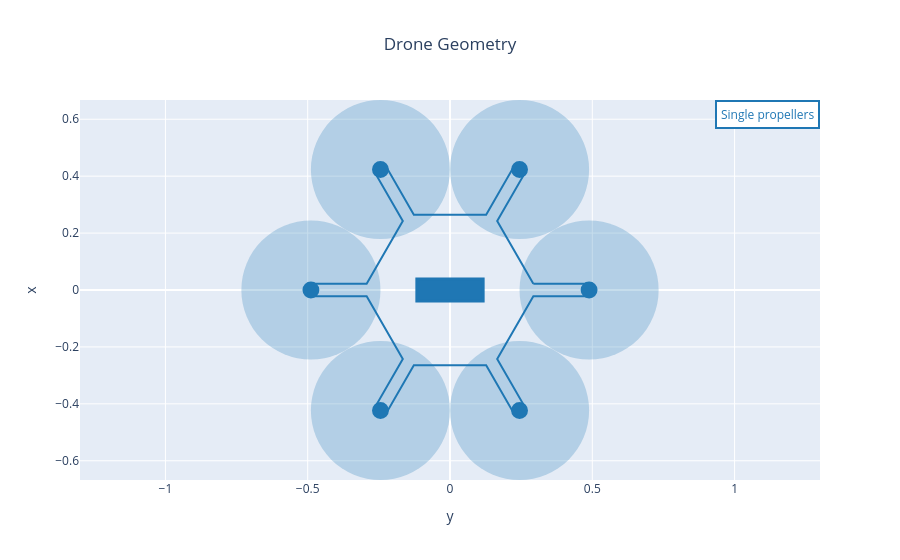

Here is the notebook cell this chart was saved with:
### Markdown cell above
## 3. Analysis and plots

You can now use postprocessing plots to visualize the results of the MDO.

### Code cell
fig = multirotor_geometry_plot(DJI_M600_OUTPUT_FILE)
fig.show()

### Figure 1 — Plotly figure (JSON) as saved in the notebook; plotly's stock layout.template omitted (floating-point values rounded to 4 significant figures)
{"data": [{"line": {"color": "rgb(31, 119, 180)"}, "mode": "lines", "type": "scatter", "uid": "7dd043f3-ccb7-4782-989d-cdb011b8cb78", "x": [0.2928, 0.4887, 0.4887, 0.2928, 0.1658, 0.2637, 0.225, 0.127, -0.127, -0.225, -0.2637, -0.1658, -0.2928, -0.4887, -0.4887, -0.2928, -0.1658, -0.2637, -0.225, -0.127, 0.127, 0.225, 0.2637, 0.1658, 0.2928], "y": [0.02238, 0.02238, -0.02238, -0.02238, -0.2424, -0.4121, -0.4344, -0.2648, -0.2648, -0.4344, -0.4121, -0.2424, -0.02238, -0.02238, 0.02238, 0.02238, 0.2424, 0.4121, 0.4344, 0.2648, 0.2648, 0.4344, 0.4121, 0.2424, 0.02238]}], "layout": {"annotations": [{"align": "center", "bgcolor": "white", "bordercolor": "rgb(31, 119, 180)", "borderpad": 4, "borderwidth": 2, "font": {"color": "rgb(31, 119, 180)"}, "showarrow": false, "text": "Single propellers", "x": 1, "xanchor": "right", "xref": "paper", "xshift": 0, "y": 1, "yanchor": "top", "yref": "paper", "yshift": 0}], "shapes": [{"fillcolor": "rgb(31, 119, 180)", "line": {"color": "rgb(31, 119, 180)", "width": 3}, "type": "rect", "x0": -0.1165, "x1": 0.1165, "xref": "x", "y0": -0.03882, "y1": 0.03882, "yref": "y"}, {"fillcolor": "rgb(31, 119, 180)", "line": {"color": "rgb(31, 119, 180)", "width": 3}, "type": "circle", "x0": 0.4643, "x1": 0.5131, "xref": "x", "y0": -0.02439, "y1": 0.02439, "yref": "y"}, {"fillcolor": "rgb(31, 119, 180)", "line": {"color": "rgb(31, 119, 180)", "width": 0}, "opacity": 0.25, "type": "circle", "x0": 0.2444, "x1": 0.7331, "xref": "x", "y0": -0.2444, "y1": 0.2444, "yref": "y"}, {"fillcolor": "rgb(31, 119, 180)", "line": {"color": "rgb(31, 119, 180)", "width": 3}, "type": "circle", "x0": 0.22, "x1": 0.2688, "xref": "x", "y0": -0.4476, "y1": -0.3989, "yref": "y"}, {"fillcolor": "rgb(31, 119, 180)", "line": {"color": "rgb(31, 119, 180)", "width": 0}, "opacity": 0.25, "type": "circle", "x0": 8.327e-17, "x1": 0.4887, "xref": "x", "y0": -0.6676, "y1": -0.1789, "yref": "y"}, {"fillcolor": "rgb(31, 119, 180)", "line": {"color": "rgb(31, 119, 180)", "width": 3}, "type": "circle", "x0": -0.2688, "x1": -0.22, "xref": "x", "y0": -0.4476, "y1": -0.3989, "yref": "y"}, {"fillcolor": "rgb(31, 119, 180)", "line": {"color": "rgb(31, 119, 180)", "width": 0}, "opacity": 0.25, "type": "circle", "x0": -0.4887, "x1": 8.327e-17, "xref": "x", "y0": -0.6676, "y1": -0.1789, "yref": "y"}, {"fillcolor": "rgb(31, 119, 180)", "line": {"color": "rgb(31, 119, 180)", "width": 3}, "type": "circle", "x0": -0.5131, "x1": -0.4643, "xref": "x", "y0": -0.02439, "y1": 0.02439, "yref": "y"}, {"fillcolor": "rgb(31, 119, 180)", "line": {"color": "rgb(31, 119, 180)", "width": 0}, "opacity": 0.25, "type": "circle", "x0": -0.7331, "x1": -0.2444, "xref": "x", "y0": -0.2444, "y1": 0.2444, "yref": "y"}, {"fillcolor": "rgb(31, 119, 180)", "line": {"color": "rgb(31, 119, 180)", "width": 3}, "type": "circle", "x0": -0.2688, "x1": -0.22, "xref": "x", "y0": 0.3989, "y1": 0.4476, "yref": "y"}, {"fillcolor": "rgb(31, 119, 180)", "line": {"color": "rgb(31, 119, 180)", "width": 0}, "opacity": 0.25, "type": "circle", "x0": -0.4887, "x1": -2.498e-16, "xref": "x", "y0": 0.1789, "y1": 0.6676, "yref": "y"}, {"fillcolor": "rgb(31, 119, 180)", "line": {"color": "rgb(31, 119, 180)", "width": 3}, "type": "circle", "x0": 0.22, "x1": 0.2688, "xref": "x", "y0": 0.3989, "y1": 0.4476, "yref": "y"}, {"fillcolor": "rgb(31, 119, 180)", "line": {"color": "rgb(31, 119, 180)", "width": 0}, "opacity": 0.25, "type": "circle", "x0": 8.327e-17, "x1": 0.4887, "xref": "x", "y0": 0.1789, "y1": 0.6676, "yref": "y"}], "title": {"text": "Drone Geometry", "x": 0.5}, "xaxis": {"title": {"text": "y"}}, "yaxis": {"scaleanchor": "x", "scaleratio": 1, "title": {"text": "x"}}}}
